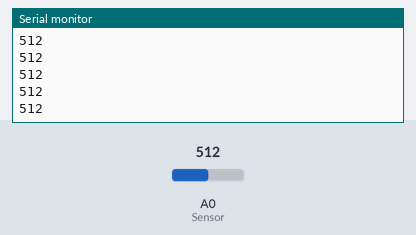
A sketch run on a simulated Arduino Uno, built with avr-gcc and run on an emulated ATmega328P. Parts: the last lines printed to the serial monitor. The test bench sets the inputs (shaded band); at power-on: A0 (Sensor) = 512.

Above: at 1.2 s.
1.3 s: A0 (Sensor) set to 716
At 1.31 s:
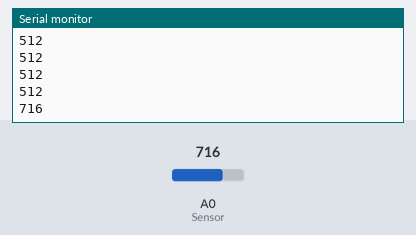
2.8 s: A0 (Sensor) set to 900
At 2.81 s:
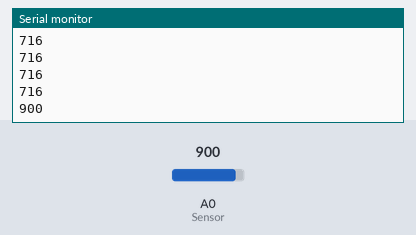
Timing chart, 0 to 5.8 s (numbered marks = the images above; inputs shaded):
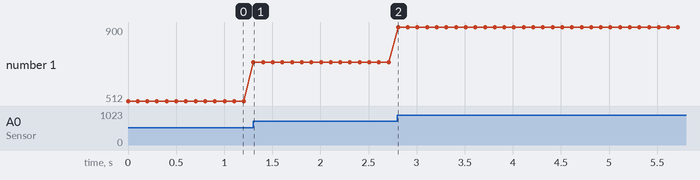

The sketch:

sketch_may07a.ino
```cpp
int val = 0 ;
void setup()
{
Serial.begin(9600); // sensor buart rate  // Yellow Led Connected To D6 Pin
}
void loop()
{
int s1=analogRead(A0); // Water Level Sensor output pin connected A0
Serial.println(s1);  // See the Value In Serial Monitor
delay(100);      // for timer

}
```

Measured:
- after the input at 1.3 s, the serial monitor: prints a new line at once (image 1)
- after the input at 2.8 s, the serial monitor: prints a new line at once (image 2)
- plotted number 1: 512 → 716 after the input at 1.3 s, 716 → 900 after the input at 2.8 s
